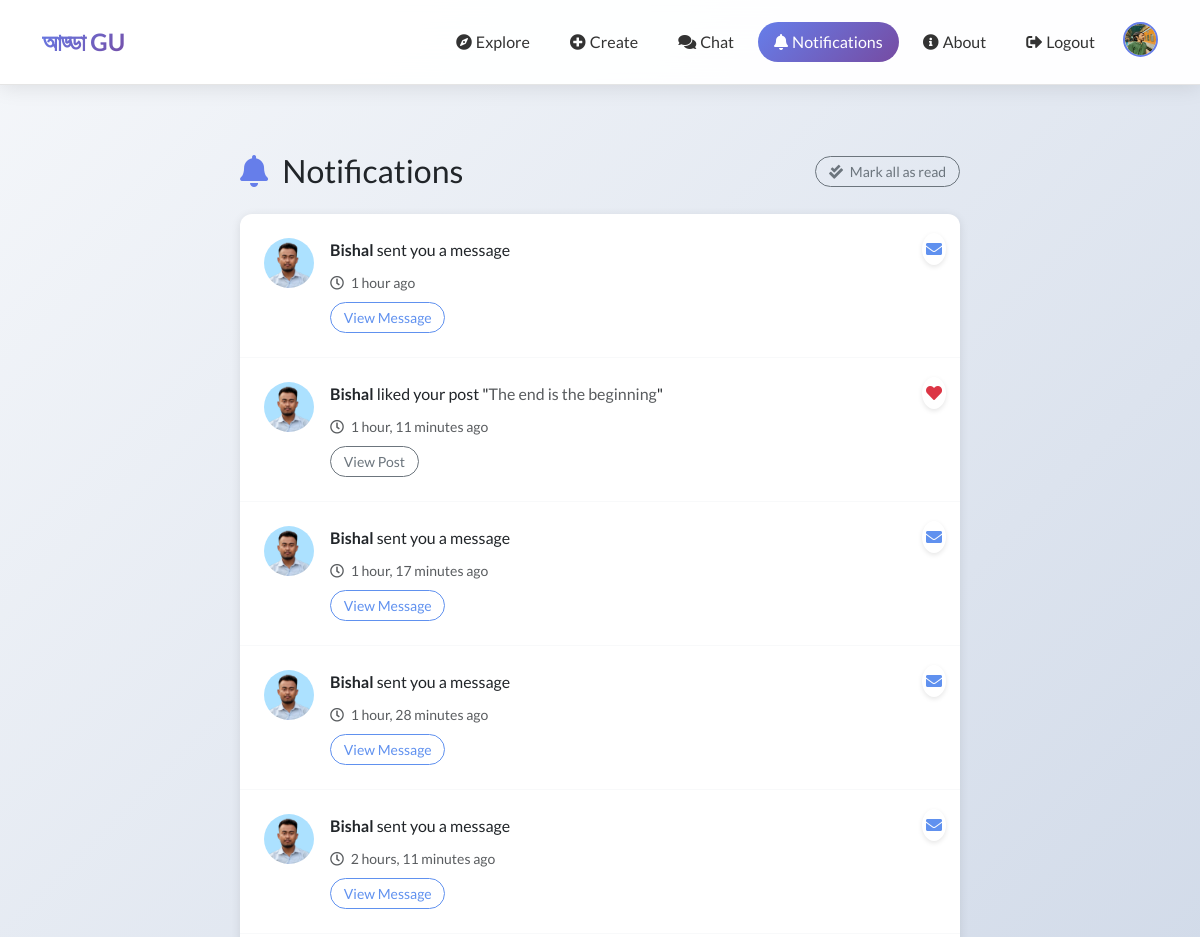
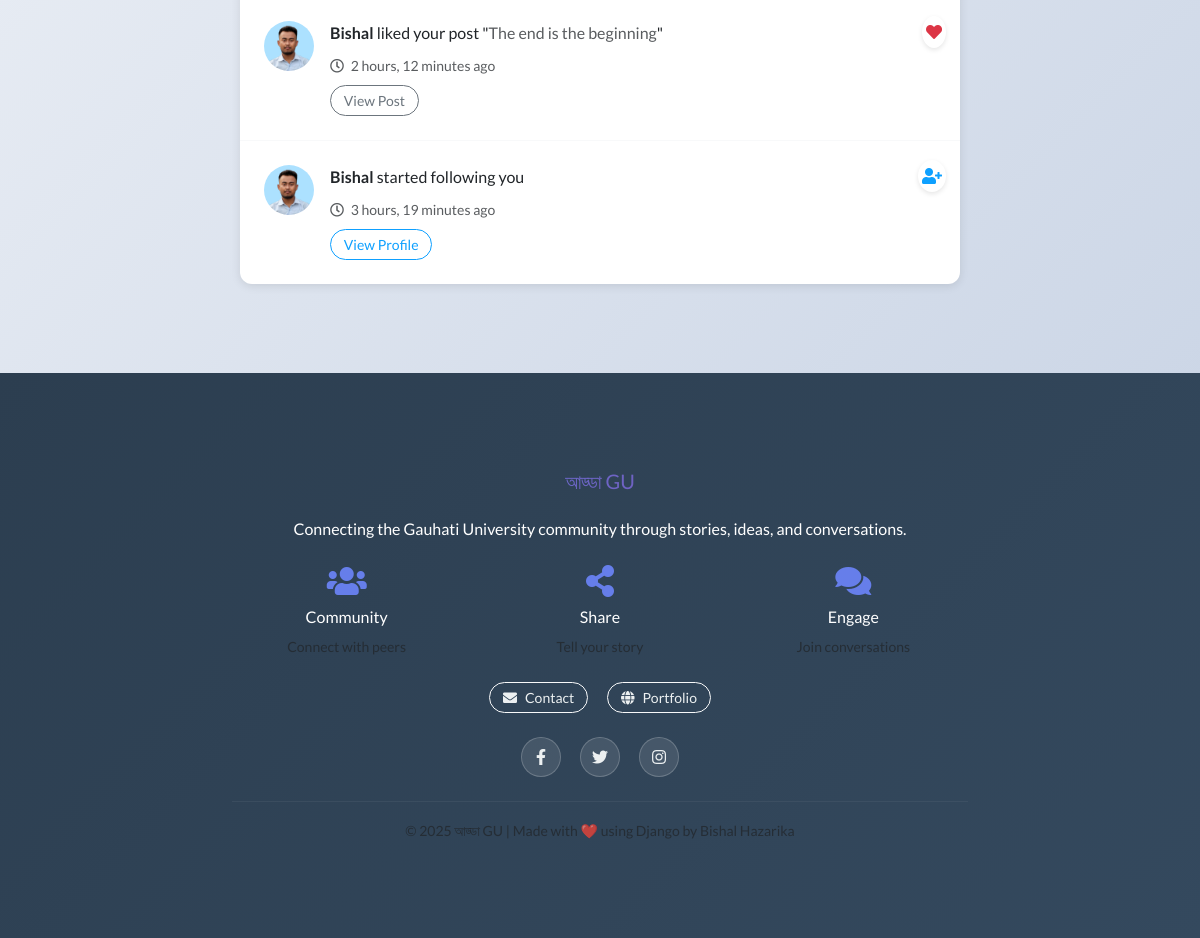
The page /users/notifications/ (signed in) on the database its author committed (2 pictures, top to bottom).
### users/models.py (models this page shows, shortened)
class CustomUser(AbstractUser):
    bio = models.TextField(blank=True, null=True)
    profile_picture = models.ImageField(upload_to='profile_pictures/',blank=True,null=True)
    followers = models.ManyToManyField('self', related_name='following', symmetrical=False, blank=True)

class Notification(models.Model):
    NOTIFICATION_TYPES = (
        ('follow', 'Follow'),
        ('like', 'Like'),
        ('comment', 'Comment'),
        ('message', 'Message'),
    )
    recipient = models.ForeignKey(CustomUser, on_delete=models.CASCADE, related_name='notifications')
    sender = models.ForeignKey(CustomUser, on_delete=models.CASCADE, related_name='sent_notifications')
    notification_type = models.CharField(max_length=20, choices=NOTIFICATION_TYPES)
    message = models.TextField()
    is_read = models.BooleanField(default=False)
    created_at = models.DateTimeField(default=timezone.now)
    blog_post = models.ForeignKey('blogs.BlogPost', on_delete=models.CASCADE, blank=True, null=True)
    class Meta:
        ordering = ['-created_at']
    def get_time_since(self):
        from django.utils.timesince import timesince
        return timesince(self.created_at)

### blogs/models.py (models this page shows, shortened)
class BlogPost(models.Model):
    author = models.ForeignKey(settings.AUTH_USER_MODEL, on_delete=models.CASCADE)
    title = models.CharField(max_length=200)
    content = models.TextField()
    created_at = models.DateTimeField(auto_now_add=True)
    blogimage = models.ImageField(upload_to='blogimages/',blank=True,null=True)

### users/views.py (the view)
# urls.py: path('notifications/', views.notifications_view, name='notifications'),
@login_required
def notifications_view(request):
    notifications = Notification.objects.filter(recipient=request.user).order_by('-created_at')
    notifications.update(is_read=True)
    context = {
        'notifications': notifications,
    }
    return render(request, 'users/notifications.html', context)

### users/templates/users/notifications.html (shortened to what this page needs)
{% extends 'base.html' %}
{% load static %}
{% block content %}
<div class="container py-4">
    <div class="row justify-content-center">
        <div class="col-lg-8">
            <div class="d-flex justify-content-between align-items-center mb-4">
                <h2 class="mb-0">
                    <i class="fas fa-bell me-2" style="color: #667eea;"></i>
                    Notifications
                </h2>
                {% if notifications %}
                <button class="btn btn-outline-secondary btn-sm" onclick="markAllAsRead()">
                    <i class="fas fa-check-double me-1"></i>
                    Mark all as read
                </button>
                {% endif %}
            </div>
            {% if notifications %}
                <div class="notification-list">
                    {% for notification in notifications %}
                    <div class="notification-item {% if not notification.is_read %}unread{% endif %}"
                         data-notification-id="{{ notification.id }}">
                        <div class="d-flex align-items-start">
                            <div class="flex-shrink-0 me-3">
                                <a href="{% url 'user_profile' notification.sender.username %}">
                                    {% if notification.sender.profile_picture %}
                                        <img src="{{ notification.sender.profile_picture.url }}"
                                             alt="{{ notification.sender.username }}"
                                             class="rounded-circle notification-avatar">
                                    {% else %}
                                        <div class="rounded-circle notification-avatar placeholder-avatar d-flex align-items-center justify-content-center">
                                            {{ notification.sender.username.0|upper }}
                                        </div>
                                    {% endif %}
                                </a>
                            </div>
                            <div class="flex-grow-1">
                                <div class="notification-content">
                                    <div class="notification-icon">
                                        {% if notification.notification_type == 'follow' %}
                                            <i class="fas fa-user-plus text-primary"></i>
                                        {% elif notification.notification_type == 'like' %}
                                            <i class="fas fa-heart text-danger"></i>
                                        {% elif notification.notification_type == 'comment' %}
                                            <i class="fas fa-comment text-success"></i>
                                        {% elif notification.notification_type == 'message' %}
                                            <i class="fas fa-envelope text-info"></i>
                                        {% endif %}
                                    </div>
                                    <div class="notification-text">
                                        <strong>{{ notification.sender.username }}</strong>
                                        {% if notification.notification_type == 'follow' %}
                                            started following you
                                        {% elif notification.notification_type == 'like' %}
                                            liked your post
                                            {% if notification.blog_post %}
                                                "<a href="{% url 'blog_detail' notification.blog_post.id %}" class="text-decoration-none">{{ notification.blog_post.title|truncatechars:30 }}</a>"
                                            {% endif %}
                                        {% elif notification.notification_type == 'comment' %}
                                            commented on your post
                                            {% if notification.blog_post %}
                                                "<a href="{% url 'blog_detail' notification.blog_post.id %}" class="text-decoration-none">{{ notification.blog_post.title|truncatechars:30 }}</a>"
                                            {% endif %}
                                        {% elif notification.notification_type == 'message' %}
                                            sent you a message
                                        {% endif %}
                                    </div>
                                    <div class="notification-time">
                                        <small class="text-muted">
                                            <i class="far fa-clock me-1"></i>
                                            {{ notification.get_time_since }} ago
                                        </small>
                                    </div>
                                </div>
                                <div class="notification-actions mt-2">
                                    {% if notification.notification_type == 'follow' %}
                                        <a href="{% url 'user_profile' notification.sender.username %}"
                                           class="btn btn-sm btn-outline-primary">
                                            View Profile
                                        </a>
                                    {% elif notification.notification_type == 'message' %}
                                        <a href="{% url 'chat' notification.sender.username %}"
                                           class="btn btn-sm btn-outline-info">
                                            View Message
                                        </a>
                                    {% elif notification.blog_post %}
                                        <a href="{% url 'blog_detail' notification.blog_post.id %}"
                                           class="btn btn-sm btn-outline-secondary">
                                            View Post
                                        </a>
                                    {% endif %}
                                </div>
                            </div>
                        </div>
                    </div>
                    {% endfor %}
                </div>
            {% endif %}
        </div>
    </div>
</div>
{% endblock %}

### users/templates/base.html (shortened to what this page needs)
{% load static %}
<!DOCTYPE html>
<html data-bs-theme="light">
<head>
    <link rel="stylesheet" href="{% static 'users/assets/bootstrap/css/bootstrap.min.css' %}">
    <link rel="stylesheet" href="{% static 'users/assets/fonts/fontawesome-all.min.css' %}">
    <link rel="stylesheet" href="{% static 'users/assets/css/pikaday.min.css' %}">
    <link rel="stylesheet" href="{% static 'users/explore/css/animate.min.css' %}">
    <link rel="stylesheet" href="{% static 'users/explore/css/Navbar-Right-Links-Dark-icons.css' %}">
</head>
<body>
    <nav class="navbar navbar-expand-lg fixed-top">
        <div class="container">
            <a class="navbar-brand" href="{% url 'home' %}">আড্ডা GU</a>
            <div class="collapse navbar-collapse" id="navbarNav">
                <ul class="navbar-nav ms-auto">
                    <li class="nav-item">
                        <a class="nav-link {% if request.resolver_match.url_name == 'home' %}active{% endif %}" href="{% url 'home' %}">
                            <i class="fas fa-compass me-1"></i><span>Explore</span>
                        </a>
                    </li>
                    {% if user.is_authenticated %}
                        <li class="nav-item">
                            <a class="nav-link {% if request.resolver_match.url_name == 'create_post' %}active{% endif %}" href="{% url 'create_post' %}">
                                <i class="fas fa-plus-circle me-1"></i><span>Create</span>
                            </a>
                        </li>
                        <li class="nav-item">
                            <a class="nav-link position-relative {% if request.resolver_match.url_name == 'chat_list' %}active{% endif %}" href="{% url 'chat_list' %}">
                                <i class="fas fa-comments me-1"></i><span>Chat</span>
                            </a>
                        </li>
                        <li class="nav-item">
                            <a class="nav-link position-relative {% if request.resolver_match.url_name == 'notifications' %}active{% endif %}" href="{% url 'notifications' %}">
                                <i class="fas fa-bell me-1"></i><span>Notifications</span>
                            </a>
                        </li>
                        <li class="nav-item">
                            <a class="nav-link {% if request.resolver_match.url_name == 'about' %}active{% endif %}" href="{% url 'about' %}">
                                <i class="fas fa-info-circle me-1"></i><span>About</span>
                            </a>
                        </li>
                        <li class="nav-item">
                            <a class="nav-link" href="{% url 'logout' %}">
                                <i class="fas fa-sign-out-alt me-1"></i><span>Logout</span>
                            </a>
                        </li>
                        <li class="nav-item ms-2">
                            <a href="{% url 'profile' %}" class="d-flex align-items-center">
                                {% if user.profile_picture %}
                                    <img class="rounded-circle profile-img" src="{{ user.profile_picture.url }}" alt="Profile">
                                {% else %}
                                    <img class="rounded-circle profile-img" src="https://via.placeholder.com/35/667eea/ffffff?text={{ user.username.0|upper }}" alt="Profile">
                                {% endif %}
                            </a>
                        </li>
                    {% endif %}
                </ul>
            </div>
        </div>
    </nav>
    <div class="container mt-5 content">
        {% block content %}{% endblock %}
    </div>
    <footer class="text-center">
        <div class="container py-5">
            <div class="row">
                <div class="col-md-8 mx-auto">
                    <h5 class="mb-4" style="background: linear-gradient(135deg, #667eea 0%, #764ba2 100%); -webkit-background-clip: text; -webkit-text-fill-color: transparent; background-clip: text;">আড্ডা GU</h5>
                    <p class="mb-4">Connecting the Gauhati University community through stories, ideas, and conversations.</p>
                    <div class="row text-center mb-4">
                        <div class="col-4">
                            <div class="mb-2">
                                <i class="fas fa-users fa-2x" style="color: #667eea;"></i>
                            </div>
                            <h6>Community</h6>
                            <small class="text-muted">Connect with peers</small>
                        </div>
                        <div class="col-4">
                            <div class="mb-2">
                                <i class="fas fa-share-alt fa-2x" style="color: #667eea;"></i>
                            </div>
                            <h6>Share</h6>
                            <small class="text-muted">Tell your story</small>
                        </div>
                        <div class="col-4">
                            <div class="mb-2">
                                <i class="fas fa-comments fa-2x" style="color: #667eea;"></i>
                            </div>
                            <h6>Engage</h6>
                            <small class="text-muted">Join conversations</small>
                        </div>
                    </div>
                    <div class="mb-4">
                        <a class="btn btn-outline-light btn-sm me-3" href="mailto:bishal.dmj888@gmail.com">
                            <i class="fas fa-envelope me-2"></i>Contact
                        </a>
                        <a class="btn btn-outline-light btn-sm" href="https://bishalhazarika.pythonanywhere.com/" target="_blank">
                            <i class="fas fa-globe me-2"></i>Portfolio
                        </a>
                    </div>
                    <div class="social-links mb-4">
                        <a href="#" class="social-link me-3">
                            <i class="fab fa-facebook-f"></i>
                        </a>
                        <a href="#" class="social-link me-3">
                            <i class="fab fa-twitter"></i>
                        </a>
                        <a href="#" class="social-link">
                            <i class="fab fa-instagram"></i>
                        </a>
                    </div>
                    <hr style="border-color: rgba(255,255,255,0.2);">
                    <p class="mb-0 text-muted">
                        <small>© 2025 আড্ডা GU | Made with ❤️ using Django by Bishal Hazarika</small>
                    </p>
                </div>
            </div>
        </div>
    </footer>
</body>
</html>

### rows shown on the page
CustomUser: profile_picture (picture)
Notification: sender.profile_picture (picture), notification_type "message" (drawn), sender.username "Bishal", get_time_since "1 hour"
Notification: sender.profile_picture (picture), notification_type "like" (drawn), sender.username "Bishal", blog_post "The end is the beginning", get_time_since "1 hour, 11 minutes"
Notification: sender.profile_picture (picture), notification_type "message" (drawn), sender.username "Bishal", get_time_since "1 hour, 17 minutes"
Notification: sender.profile_picture (picture), notification_type "message" (drawn), sender.username "Bishal", get_time_since "1 hour, 28 minutes"
Notification: sender.profile_picture (picture), notification_type "message" (drawn), sender.username "Bishal", get_time_since "2 hours, 11 minutes"
Notification: sender.profile_picture (picture), notification_type "like" (drawn), sender.username "Bishal", blog_post "The end is the beginning", get_time_since "2 hours, 12 minutes"
Notification: sender.profile_picture (picture), notification_type "follow" (drawn), sender.username "Bishal", get_time_since "3 hours, 19 minutes"
